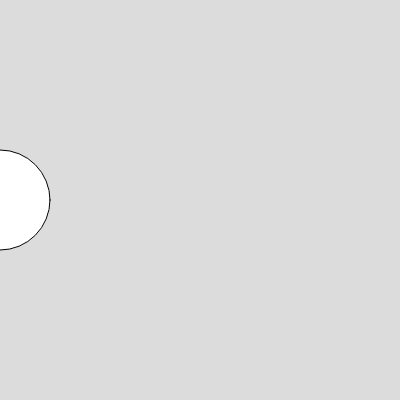
Frame 1 (no input)
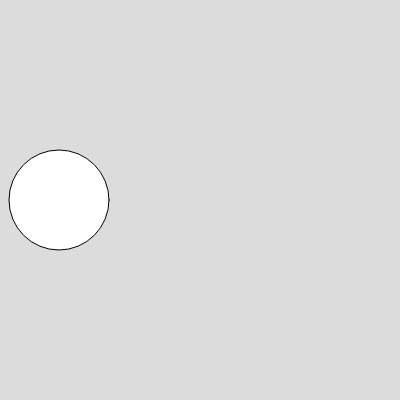
Frame 60 (no input)
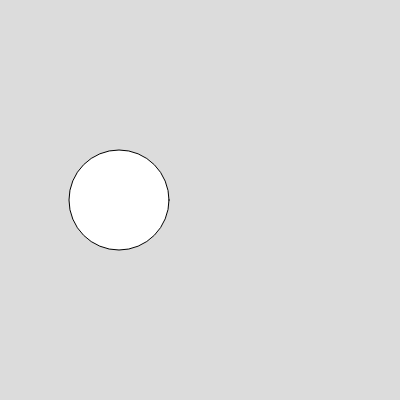
Frame 120 (the mouse pressed at the canvas centre since frame 60)

The p5.js sketch that drew these frames (run headless with seeded random() and noise() and a simulated clock; from frame 60 on, the mouse is pressed at the canvas centre):

// p5.js sketch
// ── sketch.js
let x = 0;

function setup() {
  createCanvas(400, 400);
}

function draw() {
  // BACKGROUND
  background(220);

  // Dibujar una elipse
  ellipse(x, height/2, 100, 100);

  // Incrementar X
  // x += 1;
  x++;

  // Resetear posición al llegar al final del canvas
  if (x > width) {
    x = 0;
  }
}
